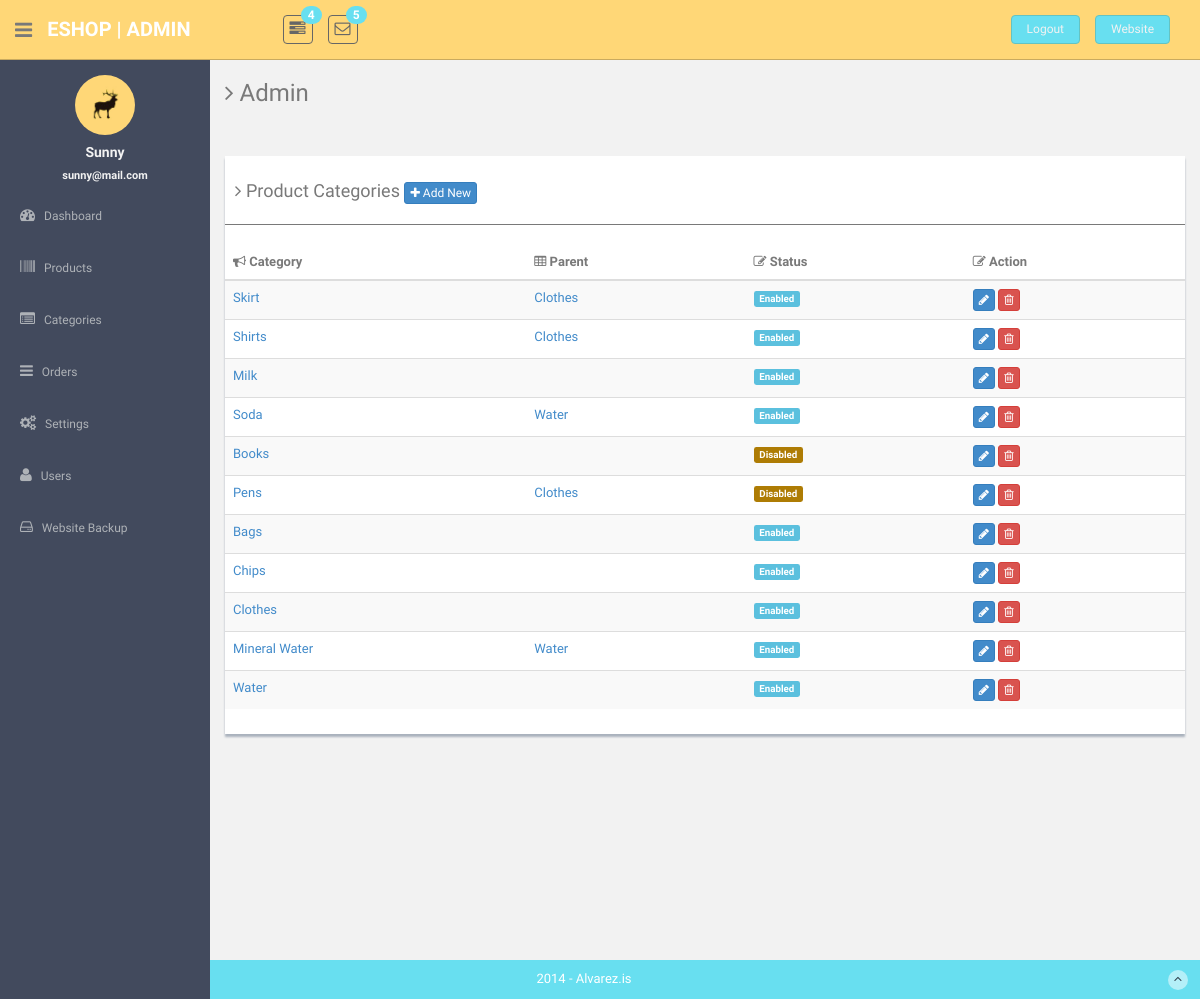
The page /admin/categories (signed in) on the database its author committed.
### tables this page shows
CREATE TABLE `users` (
  `id` bigint(20) NOT NULL,
  `url_address` varchar(60) NOT NULL,
  `name` varchar(100) NOT NULL,
  `email` varchar(100) NOT NULL,
  `password` varchar(64) NOT NULL,
  `date` datetime NOT NULL,
  `rank` varchar(8) NOT NULL
);

CREATE TABLE `categories` (
  `id` int(11) NOT NULL,
  `category` varchar(30) NOT NULL,
  `disabled` tinyint(1) NOT NULL DEFAULT 0,
  `parent` int(11) NOT NULL
);

### app/controllers/admin.php (called while the page is built, shortened)
<?php
class Admin extends Controller
{
    public function categories()
    {
        $User = $this->load_model('User');
        $user_data = $User->check_login(true, ["admin"]);
        if (is_object($user_data)) {
            $data['user_data'] = $user_data;
        }
        $DB = Database::newInstance();
        $categories_all = $DB->read("select * from categories order by id desc");
        $categories = $DB->read("select * from categories where disabled = 0 order by id desc");
        $category = $this->load_model("Category");
        $tbl_rows = $category->make_table($categories_all);
        $data['tbl_rows'] = $tbl_rows;
        $data['categories'] = $categories;
        $data['page_title'] = "Admin";
        $this->view("admin/categories", $data);
    }
}

### app/core/app.php (called while the page is built, shortened)
<?php
class App
{
    protected $method = "index";
    public function __construct()
    {
        $url = $this->parseURL();
        if(file_exists("../app/controllers/" . strtolower($url[0]) . ".php"))
        {
            unset($url[0]);
        }
        $this->controller = new $this->controller;
        if(isset($url[1]))
        {
            $url[1] = strtolower($url[1]);
            if(method_exists($this->controller, $url[1]))
            {
                $this->method = $url[1];
                unset($url[1]);
            }
        }
        $this->params = (count($url) > 0) ? $url : ["home"];
        call_user_func_array([$this->controller, $this->method], $this->params);
    }
    private function parseURL()
    {
        $url = isset($_GET['url']) ? $_GET['url'] : "home";
        return explode("/", filter_var(trim($url, "/"), FILTER_SANITIZE_URL));
    }
}

### public/index.php (called while the page is built, shortened)
<?php
$app = new App();

### app/core/database.php (called while the page is built, shortened)
<?php
class Database
{
    public static $con;
    public function __construct()
    {
        try {
            $string = DB_TYPE . ":host=" . DB_HOST . ";dbname=" . DB_NAME;
            self::$con = new PDO($string, DB_USER, DB_PASS);
        } catch (PDOException $e) {
            die($e->getMessage());
        }
    }
    public function read($query, $data = array())
    {
        $stm = self::$con->prepare($query);
        $result = $stm->execute($data);
        if ($result) {
            $data = $stm->fetchAll(PDO::FETCH_OBJ);
            if (is_array($data) && count($data) > 0) {
                return $data;
            }
        }
        return false;
    }
}

### app/models/user.class.php (called while the page is built, shortened)
<?php
class User
{
    public function check_login($redirect = false, $allowed = array())
    {
        $db = Database::getInstance();
        if (count($allowed) > 0) {
            $arr['url'] = $_SESSION['user_url'];
            $query = "select * from users where url_address = :url limit 1";
            $result = $db->read($query, $arr);
            if (is_array($result)) {
                $result = $result[0];
                if (in_array($result->rank, $allowed)) {
                    return $result;
                }
            }
            die;
        }
        return false;
    }
}

### app/models/category.class.php (the view, shortened to what this page needs)
<?php
class Category
{
    public function make_table($cats)
    {
        $result = "";
        if (is_array($cats)) {
            foreach ($cats as $cat_row) {
                $color = $cat_row->disabled ? "#ae7c04" : "#5bc0de";
                $cat_row->disabled = $cat_row->disabled ? "Disabled" : "Enabled";
                $args = $cat_row->id . ",'" . $cat_row->disabled . "'";
                $edit_args = $cat_row->id . ",'" . $cat_row->category . "'," . $cat_row->parent;
                $parent = "";
                foreach ($cats as $cat_row2) {
                    if ($cat_row->parent == $cat_row2->id) {
                        $parent = $cat_row2->category;
                    }
                }
                $result .= "<tr>";
                $result .= '
                    <td><a href="basic_table.html#">' . $cat_row->category . '</a></td>
                    <td><a href="basic_table.html#">' . $parent . '</a></td>
                    <td><span onclick="disable_row(' . $args . ')" class="label label-info label-mini" style="cursor:pointer;background-color:' . $color . ';">' . $cat_row->disabled . '</span></td>
                    <td>
                        <button onclick="show_edit_category(' . $edit_args . ',event)" class="btn btn-primary btn-xs"><i class="fa fa-pencil"></i></button>
                        <button onclick="delete_row(' . $cat_row->id . ')" class="btn btn-danger btn-xs"><i class="fa fa-trash-o "></i></button>
                    </td>
                ';
                $result .= "</tr>";
            }
        }
        return $result;
    }
}

### app/views/eshop/admin/sidebar.php (shortened to what this page needs)
<aside>
    <div id="sidebar" class="nav-collapse ">
        <ul class="sidebar-menu" id="nav-accordion">
            <p class="centered"><a href="profile.html"><img src="<?= ASSETS . THEME ?>admin/img/ui-sam.jpg" class="img-circle" width="60"></a></p>
            <h5 class="centered"><?= $data['user_data']->name; ?></h5>
            <h5 class="centered" style="font-size: 11px;"><?= $data['user_data']->email; ?></h5>
            <li class="sub-menu">
                <a href="javascript:;">
                    <i class="fa fa-dashboard"></i>
                    <span>Dashboard</span>
                </a>
            </li>
            <li class="sub-menu">
                <a href="<?= ROOT ?>admin/products">
                    <i class="fa fa-barcode"></i>
                    <span>Products</span>
                </a>
            </li>
            <li class="sub-menu">
                <a href="<?= ROOT ?>admin/categories">
                    <i class="fa fa-list-alt"></i>
                    <span>Categories</span>
                </a>
            </li>
            <li class="sub-menu">
                <a href="<?= ROOT ?>admin/orders">
                    <i class="fa fa-reorder"></i>
                    <span>Orders</span>
                </a>
            </li>
            <li class="sub-menu">
                <a href="<?= ROOT ?>admin/settings">
                    <i class="fa fa-cogs"></i>
                    <span>Settings</span>
                </a>
            </li>
            <li class="sub-menu">
                <a href="<?= ROOT ?>admin/users">
                    <i class="fa fa-user"></i>
                    <span>Users</span>
                </a>
            </li>
            <li class="sub-menu">
                <a href="<?= ROOT ?>admin/backup">
                    <i class="fa fa-hdd-o"></i>
                    <span>Website Backup</span>
                </a>
            </li>
        </ul>
    </div>
</aside>
<section id="main-content">
    <section class="wrapper site-min-height">
        <h3><i class="fa fa-angle-right"></i><?= ' ' . $data['page_title'] ?></h3>
        <div class="row mt">
            <div class="col-lg-12">

### public/assets/eshop/admin/css/style.css (style rules this page uses)
body { color: #797979; background: #f2f2f2; font-family: 'Ruda', sans-serif; padding: 0px !important; margin: 0px !important; font-size:13px; }
ul li { list-style: none; }
a, a:hover, a:focus { text-decoration: none; outline: none; }
.centered { text-align: center; }
.mt { margin-top: 25px; }
#sidebar { width: 210px; height: 100%; position: fixed; background: #424a5d; }
#sidebar h5 { color: #f2f2f2; font-weight: 700; }
#sidebar ul li { position: relative; }
ul.sidebar-menu , ul.sidebar-menu li ul.sub { margin: -2px 0 0; padding: 0; }
ul.sidebar-menu { margin-top: 75px; }
ul.sidebar-menu li { margin-bottom: 5px; margin-left:10px; margin-right:10px; }
ul.sidebar-menu li.sub-menu { line-height: 15px; }
ul.sidebar-menu li a span { display: inline-block; }
ul.sidebar-menu li a { color: #aeb2b7; text-decoration: none; display: block; padding: 15px 0 15px 10px; font-size: 12px; outline: none; -webkit-transition: all 0.3s ease; -moz-transition: all 0.3s ease; -o-transition: all 0.3s ease; -ms-transition: all 0.3s ease; transition: all 0.3s ease; }
ul.sidebar-menu li a i { font-size: 15px; padding-right: 6px; }
#main-content { margin-left: 210px; }
.wrapper { display: inline-block; margin-top: 60px; padding-left: 15px; padding-right: 15px; padding-bottom: 15px; padding-top: 0px; width: 100%; }
.site-min-height { min-height: 900px; }

### rows shown on the page
users: name "Sunny", email "sunny@mail.com"
categories: category "Skirt", disabled "Enabled"
categories: category "Clothes", disabled "Enabled"
categories: category "Shirts", disabled "Enabled"
categories: category "Milk", disabled "Enabled"
categories: category "Soda", disabled "Enabled"
categories: category "Water", disabled "Enabled"
categories: category "Books", disabled "Disabled"
categories: category "Pens", disabled "Disabled"
categories: category "Bags", disabled "Enabled"
categories: category "Chips", disabled "Enabled"
categories: category "Mineral Water", disabled "Enabled"

### other values the page prints
$data['page_title'] "Admin"
